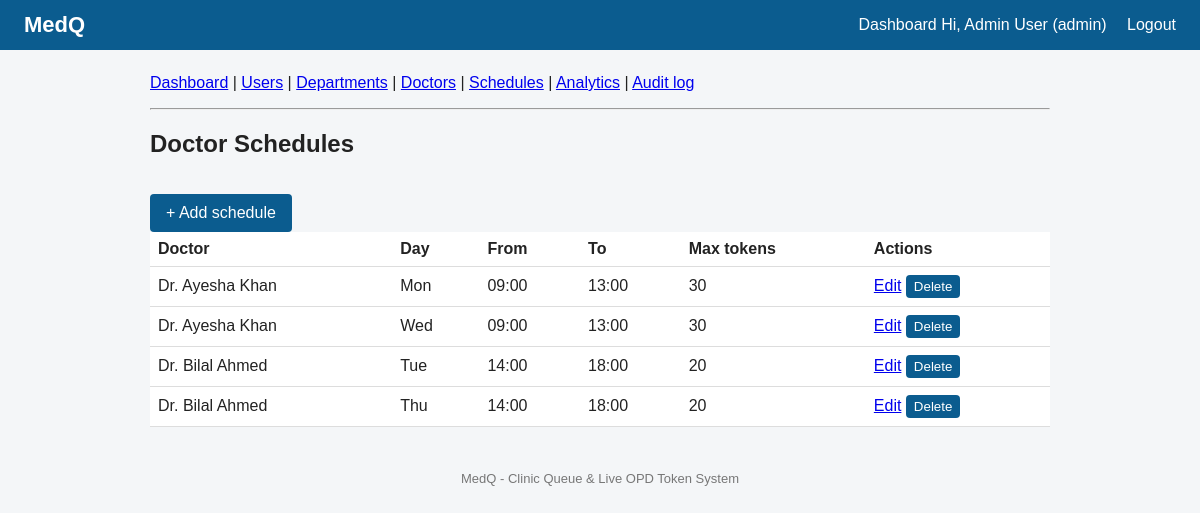
The page /backend/admin/schedules.php (signed in) on the database its author committed.
### tables this page shows
CREATE TABLE doctor_schedules (
    schedule_id INT UNSIGNED AUTO_INCREMENT PRIMARY KEY,
    doctor_id   INT UNSIGNED NOT NULL,
    day_of_week ENUM('Mon','Tue','Wed','Thu','Fri','Sat','Sun') NOT NULL,
    start_time  TIME NOT NULL,
    end_time    TIME NOT NULL,
    max_tokens  SMALLINT UNSIGNED NOT NULL DEFAULT 30,
    CONSTRAINT fk_sched_doctor FOREIGN KEY (doctor_id)
        REFERENCES doctors(doctor_id) ON DELETE CASCADE ON UPDATE CASCADE,
    CONSTRAINT chk_sched_time CHECK (end_time > start_time),
    UNIQUE KEY uq_doctor_day_start (doctor_id, day_of_week, start_time)
);

CREATE TABLE users (
    user_id       INT UNSIGNED AUTO_INCREMENT PRIMARY KEY,
    name          VARCHAR(100) NOT NULL,
    email         VARCHAR(150) NOT NULL UNIQUE,
    phone         VARCHAR(20),
    password_hash VARCHAR(255) NOT NULL,
    role          ENUM('patient','doctor','receptionist','admin') NOT NULL DEFAULT 'patient',
    created_at    TIMESTAMP NOT NULL DEFAULT CURRENT_TIMESTAMP
);

### backend/includes/functions.php (called while the page is built, shortened)
<?php
function e($text) {
    return htmlspecialchars((string)$text, ENT_QUOTES, 'UTF-8');
}

### backend/admin/schedules.php (the view, shortened to what this page needs)
<?php
require_once '../includes/db.php';
$schedules = $pdo->query(
    "SELECT s.schedule_id, u.name AS doctor_name, s.day_of_week, s.start_time, s.end_time, s.max_tokens
       FROM doctor_schedules s
       JOIN doctors d ON d.doctor_id = s.doctor_id
       JOIN users u ON u.user_id = d.user_id
      ORDER BY u.name, FIELD(s.day_of_week,'Mon','Tue','Wed','Thu','Fri','Sat','Sun'), s.start_time"
)->fetchAll();
include '../includes/header.php';
include 'menu.php';
?>
<h2>Doctor Schedules</h2>
<a class="btn" href="schedule_form.php">+ Add schedule</a>
<table>
    <tr><th>Doctor</th><th>Day</th><th>From</th><th>To</th><th>Max tokens</th><th>Actions</th></tr>
    <?php foreach ($schedules as $s): ?>
        <tr>
            <td><?= e($s['doctor_name']) ?></td>
            <td><?= e($s['day_of_week']) ?></td>
            <td><?= e(substr($s['start_time'], 0, 5)) ?></td>
            <td><?= e(substr($s['end_time'], 0, 5)) ?></td>
            <td><?= e($s['max_tokens']) ?></td>
            <td>
                <a href="schedule_form.php?id=<?= e($s['schedule_id']) ?>">Edit</a>
                <form method="post" style="display:inline" onsubmit="return confirm('Delete this schedule?');">
                    <button type="submit" style="margin:0;padding:4px 8px">Delete</button>
                </form>
            </td>
        </tr>
    <?php endforeach; ?>
</table>
<?php include '../includes/footer.php'; ?>

### backend/includes/header.php (shortened to what this page needs)
<?php require_once __DIR__ . '/functions.php'; ?>
<!DOCTYPE html>
<html lang="en">
<head>
    <link rel="stylesheet" href="<?= BASE_URL ?>/css/styles.css">
</head>
<body>
<header class="topbar">
    <a class="brand" href="<?= BASE_URL ?>/index.php">MedQ</a>
    <nav>
        <?php if (isset($_SESSION['user_id'])): ?>
            <a href="<?= BASE_URL ?>/dashboard.php">Dashboard</a>
            <span>Hi, <?= e($_SESSION['name']) ?> (<?= e($_SESSION['role']) ?>)</span>
            <a href="<?= BASE_URL ?>/logout.php">Logout</a>
        <?php else: ?>
            <a href="<?= BASE_URL ?>/login.php">Login</a>
            <a href="<?= BASE_URL ?>/register.php">Register</a>
        <?php endif; ?>
    </nav>
</header>
<main class="container">

### backend/admin/menu.php
<p>
    <a href="dashboard.php">Dashboard</a> |
    <a href="users.php">Users</a> |
    <a href="departments.php">Departments</a> |
    <a href="doctors.php">Doctors</a> |
    <a href="schedules.php">Schedules</a> |
    <a href="analytics.php">Analytics</a> |
    <a href="audit_log.php">Audit log</a>
</p>
<hr>

### backend/includes/footer.php
</main>
<footer class="footer">MedQ - Clinic Queue &amp; Live OPD Token System</footer>
</body>
</html>

### backend/css/styles.css (style rules this page uses)
body { font-family: Arial, sans-serif; margin: 0; background: #f4f6f8; color: #222; }
.topbar { background: #0b5c8f; color: #fff; padding: 12px 24px; display: flex; justify-content: space-between; align-items: center; }
.topbar a { color: #fff; text-decoration: none; margin-left: 16px; }
.brand { font-size: 22px; font-weight: bold; margin-left: 0 !important; }
.container { max-width: 900px; margin: 24px auto; padding: 0 16px; }
.footer { text-align: center; padding: 20px; color: #777; font-size: 13px; }
button, .btn { background: #0b5c8f; color: #fff; border: 0; padding: 10px 16px; margin-top: 16px; border-radius: 4px; cursor: pointer; text-decoration: none; display: inline-block; }
table { width: 100%; border-collapse: collapse; background: #fff; }
th, td { padding: 8px; border-bottom: 1px solid #ddd; text-align: left; }

### rows shown on the page
doctor_schedules: users.name "Dr. Ayesha Khan", day_of_week "Mon", start_time "09:00", end_time "13:00", max_tokens "30"
doctor_schedules: users.name "Dr. Ayesha Khan", day_of_week "Wed", start_time "09:00", end_time "13:00", max_tokens "30"
doctor_schedules: users.name "Dr. Bilal Ahmed", day_of_week "Tue", start_time "14:00", end_time "18:00", max_tokens "20"
doctor_schedules: users.name "Dr. Bilal Ahmed", day_of_week "Thu", start_time "14:00", end_time "18:00", max_tokens "20"

### other values the page prints
$_SESSION['name'] "Admin User"
$_SESSION['role'] "admin"
